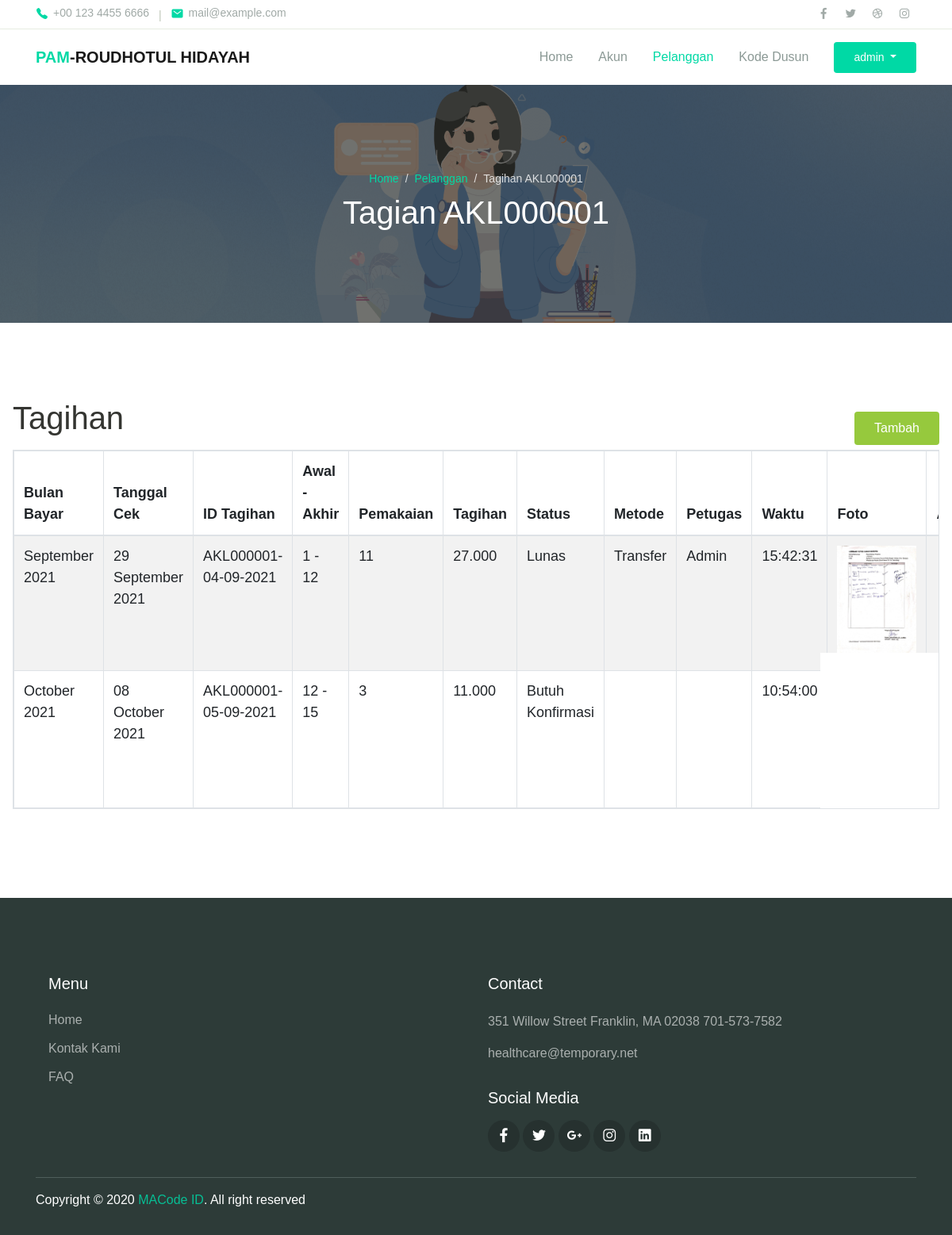
The app's page /admin/pelanggan_tagihan.php?id=1 (signed in) with its own data.
### tables this page shows
CREATE TABLE `user` (
  `id` int(11) NOT NULL,
  `nama` varchar(255) NOT NULL,
  `username` varchar(255) NOT NULL,
  `password` varchar(255) NOT NULL
);

CREATE TABLE `pelanggan` (
  `id` int(10) NOT NULL,
  `id_pelanggan` varchar(10) NOT NULL,
  `nama` char(40) NOT NULL,
  `dusun` int(4) NOT NULL,
  `rt` int(3) NOT NULL,
  `rw` int(3) NOT NULL,
  `no_rumah` int(4) NOT NULL,
  `no_hp` varchar(13) NOT NULL,
  `level` varchar(20) NOT NULL,
  `code` varchar(10) NOT NULL,
  `qrcode` varchar(500) NOT NULL
);

CREATE TABLE `tagihan` (
  `id` int(10) NOT NULL,
  `id_tagihan` varchar(21) NOT NULL,
  `id_pelanggan` varchar(10) NOT NULL,
  `nama` char(40) NOT NULL,
  `tgl_cek` date NOT NULL,
  `awal` int(3) NOT NULL,
  `akhir` int(3) NOT NULL,
  `pemakaian` int(5) NOT NULL,
  `tagihan` int(7) NOT NULL,
  `status` enum('butuh bayar','butuh konfirmasi','lunas') NOT NULL,
  `metode_bayar` enum('transfer','petugas') DEFAULT NULL,
  `tgl_bayar` timestamp NULL DEFAULT NULL,
  `petugas_verifikasi` varchar(50) DEFAULT NULL,
  `file` varchar(500) DEFAULT NULL,
  `foto_meteran` varchar(500) NOT NULL,
  `create_at` timestamp NOT NULL DEFAULT current_timestamp()
);

### admin/pelanggan_tagihan.php (the view, shortened to what this page needs)
<?php
    $thisPage = 'pelanggan';
    include '../config/koneksi.php';
    $id_admin = $_SESSION['pamrh_id_admin'];
    $query_admin_login = mysqli_query($koneksi, "SELECT * FROM user WHERE id='$id_admin'");
    $admin_login = mysqli_fetch_assoc($query_admin_login);
    if(isset($_GET['id']))
    {
        $id_pelanggan = $_GET['id'];
        $query_data_pelanggan = mysqli_query($koneksi, "SELECT * FROM pelanggan WHERE id='$id_pelanggan'");
        $data_pelanggan = mysqli_fetch_array($query_data_pelanggan);
        $id_pelanggan_tagihan = $data_pelanggan['id'];
        $query_tagihan = mysqli_query($koneksi, "SELECT * FROM tagihan WHERE id_pelanggan = '$id_pelanggan_tagihan'");
    }
    include 'layout/header.php';
?>
  <div class="page-banner overlay-dark bg-image" style="background-image: url('../assets/img/gmb-4.png');">
    <div class="banner-section">
      <div class="container text-center wow fadeInUp">
        <nav aria-label="Breadcrumb">
          <ol class="breadcrumb breadcrumb-dark bg-transparent justify-content-center py-0 mb-2">
            <li class="breadcrumb-item"><a href="index.php">Home</a></li>
            <li class="breadcrumb-item"><a href="pelanggan.php">Pelanggan</a></li>
            <li class="breadcrumb-item active" aria-current="page">Tagihan <?php echo $data_pelanggan['id_pelanggan']; ?></li>
          </ol>
        </nav>
        <h1 class="font-weight-normal">Tagian <?php echo $data_pelanggan['id_pelanggan']; ?> </h1>
      </div>
    </div>
  </div>
  <div class="page-section">
    <div class="container-fluid p-3">
      <div class="row justify-content-center">
        <div class="col-12 wow fadeInUp">
          <h1 class="mb-3">Tagihan <a href="pelanggan_tagihan_tambah.php?id=<?php echo $data_pelanggan['id']; ?>" class="btn mt-3 btn-success float-right">Tambah</a></h1>
          <div class="text-lg">
            <table id="data_table" class="table table-striped table-bordered table-responsive" style="width:100%">
              <thead>
                  <tr>
                      <th>Bulan Bayar</th>
                      <th>Tanggal Cek</th>
                      <th>ID Tagihan</th>
                      <th>Awal - Akhir</th>
                      <th>Pemakaian</th>
                      <th>Tagihan</th>
                      <th>Status</th>
                      <th>Metode</th>
                      <th>Petugas</th>
                      <th>Waktu</th>
                      <th>Foto</th>
                      <th>Aksi</th>
                  </tr>
              </thead>
              <tbody>
                  <?php
                  foreach ($query_tagihan as $a) {
                  ?>
                  <tr>
                      <td><?php echo date('F Y', strtotime($a['tgl_cek'])); ?></td>
                      <td><?php echo date('d F Y', strtotime($a['tgl_cek'])); ?></td>
                      <td><?php echo $a['id_tagihan']; ?></td>
                      <td><?php echo $a['awal'].' - '.$a['akhir']; ?></td>
                      <td><?php echo $a['pemakaian']; ?></td>
                      <td><?php echo number_format($a['tagihan'],0,',','.'); ?></td>
                    <td class="text-capitalize"><?php echo $a['status']; ?></td>
                      <td class="text-capitalize"><?php echo $a['metode_bayar']; ?></td>
                      <td class="text-capitalize"><?php echo $a['petugas_verifikasi']; ?></td>
                      <td><?php echo date('H:i:s', strtotime($a['create_at'])); ?></td>
                      <td>
                        <a class="example-image-link" href="../assets/img/meteran/<?php echo $a['foto_meteran']; ?>" data-lightbox="example-set"><img class="example-image" style="width: 100px" src="../assets/img/meteran/<?php echo $a['foto_meteran']; ?>" alt=""/></a>
                      </td>
                      <td>
                        <?php
                        if($a['status'] == 'butuh konfirmasi')
                        {
                        ?>
                        <a target="_blank" href="pelanggan_tagihan_konfirmasi.php?id=<?php echo $data_pelanggan['id']; ?>&id_tagihan=<?php echo $a['id']; ?>" class="btn btn-sm pt-1 pb-1 pl-3 pr-3 btn-secondary"><span class="iconify" data-icon="grommet-icons:document-verified"></span></a>
                        <?php
                        }
                        if($a['status'] != 'lunas')
                        {
                        ?>
                        <a href="pelanggan_tagihan_edit.php?id=<?php echo $data_pelanggan['id']; ?>&id_tagihan=<?php echo $a['id']; ?>" class="btn btn-sm pt-1 pb-1 pl-3 pr-3 btn-warning"><span class="iconify" data-icon="akar-icons:edit"></span></a>
                        <a href="function/hapus_tagihan.php?id=<?php echo $data_pelanggan['id']; ?>&id_tagihan=<?php echo $a['id']; ?>" class="btn btn-sm pt-1 pb-1 pl-3 pr-3 btn-danger"><span class="iconify" data-icon="carbon:delete"></span></a>
                        <?php
                        }
                        ?>
                      </td>
                  </tr>
                  <?php
                  }
                  ?>
                </tbody>
              </table>
            </div>
          </div>
        </div>
      </div>
    </div>
<?php
include_once('layout/footer.php');
?>

### admin/layout/header.php (shortened to what this page needs)
<!DOCTYPE html>
<html lang="en">
<head>
  <link rel="stylesheet" href="../assets/assets/css/maicons.css">
  <link rel="stylesheet" href="../assets/assets/css/bootstrap.css">
  <link rel="stylesheet" href="../assets/assets/vendor/owl-carousel/css/owl.carousel.css">
  <link rel="stylesheet" href="../assets/assets/vendor/animate/animate.css">
  <link rel="stylesheet" href="../assets/assets/css/theme.css">
  <link rel="stylesheet" href="https://cdn.jsdelivr.net/npm/sweetalert2@11.1.4/dist/sweetalert2.min.css">
  <link rel="stylesheet" href="https://cdn.datatables.net/1.11.0/css/dataTables.bootstrap4.min.css">
  <link rel="stylesheet" href="../assets/assets/vendor/lightbox2/dist/css/lightbox.min.css">
</head>
<body>
  <header>
    <div class="topbar">
      <div class="container">
        <div class="row">
          <div class="col-sm-8 text-sm">
            <div class="site-info">
              <a href="#"><span class="mai-call text-primary"></span> +00 123 4455 6666</a>
              <span class="divider">|</span>
              <a href="#"><span class="mai-mail text-primary"></span> mail@example.com</a>
            </div>
          </div>
          <div class="col-sm-4 text-right text-sm">
            <div class="social-mini-button">
              <a href="#"><span class="mai-logo-facebook-f"></span></a>
              <a href="#"><span class="mai-logo-twitter"></span></a>
              <a href="#"><span class="mai-logo-dribbble"></span></a>
              <a href="#"><span class="mai-logo-instagram"></span></a>
            </div>
          </div>
        </div>
      </div>
    </div>
    <nav class="navbar navbar-expand-lg navbar-light shadow-sm">
      <div class="container">
        <a class="navbar-brand" href="#"><span class="text-primary">PAM</span>-ROUDHOTUL HIDAYAH</a>
        <div class="collapse navbar-collapse" id="navbarSupport">
          <ul class="navbar-nav ml-auto">
            <li class="nav-item <?php if($thisPage == 'home') echo 'active'; ?>">
              <a class="nav-link" href="index.php">Home</a>
            </li>
            <li class="nav-item <?php if($thisPage == 'akun') echo 'active'; ?>">
              <a class="nav-link" href="akun.php">Akun</a>
            </li>
            <li class="nav-item <?php if($thisPage == 'pelanggan') echo 'active'; ?>">
              <a class="nav-link" href="pelanggan.php">Pelanggan</a>
            </li>
            <li class="nav-item <?php if($thisPage == 'dusun') echo 'active'; ?>">
              <a class="nav-link" href="dusun.php">Kode Dusun</a>
            </li>
            <li class="nav-item">
              <div class="dropdown">
                <button class="btn btn btn-primary ml-lg-3 dropdown-toggle" type="button" id="dropdownMenuButton" data-toggle="dropdown" aria-haspopup="true" aria-expanded="false">
                  <?php echo $admin_login['nama']; ?>
                </button>
              </div>
            </li>
          </ul>
        </div>
      </div>
    </nav>
  </header>

### assets/assets/css/theme.css (style rules this page uses)
:root { --primary: #00D9A5; --accent: #FF3D85; --secondary: #4E5AFE; --warning: #EED818; --info: #05B4E1; --danger: #FF4943; --success: #96C93D; --dark: #343531; --light: #F5F9F6; --cs: #596261; --grey: #6E807A; }
body { font-family: "Source Sans Pro", sans-serif; line-height: 1.5; color: #343531; }
a { color: #07be94; text-decoration: none; background-color: transparent; }
.text-sm { font-size: 14px !important; }
.text-lg { font-size: 18px !important; }
.text-primary { color: #00D9A5 !important; }
.btn-primary { color: #fff; background-color: #00D9A5; border-color: transparent; }
.btn-secondary { color: #fff; background-color: #4E5AFE; border-color: transparent; }
.btn-success { color: #fff; background-color: #96C93D; border-color: transparent; }
.btn-warning { color: #343531; background-color: #EED818; border-color: transparent; }
.btn-danger { color: #fff; background-color: #FF4943; border-color: transparent; }
.topbar { border-bottom: 1px solid #E8EEE4; }
.topbar .row { align-items: center; min-height: 36px; }
.topbar .site-info a { display: inline-flex; align-items: center; color: #A1AAA7; }
.topbar .site-info a span { font-size: 16px; margin-right: 6px; }
.topbar .site-info .divider { margin-left: 8px; margin-right: 8px; color: #BEC8B8; }
.topbar .social-mini-button a { display: inline-block; padding: 4px 8px; color: #A1AAA7; }
.btn { padding: 8px 24px; }
.breadcrumb { background-color: #f8f9fa; }
.breadcrumb-dark .breadcrumb-item a { color: #00D9A5; }
.breadcrumb-dark .breadcrumb-item + .breadcrumb-item::before { display: inline-block; padding-right: 0.5rem; color: rgba(255, 255, 255, 0.8); content: "/"; }
.breadcrumb-dark .breadcrumb-item.active { color: rgba(255, 255, 255, 0.8); }
.navbar { min-height: 70px; }
.navbar-brand { font-weight: 600; padding-top: 10px; padding-bottom: 10px; }
.navbar-nav { margin-top: 10px; border-top: 1px solid #E8EEE4; flex-shrink: 0; }
.navbar-nav .nav-link { transition: all .2s ease; }
.navbar-nav .btn { font-size: 14px; }
.navbar-light .navbar-nav .nav-link { color: rgba(110, 128, 122, 0.8); }
.navbar-light .navbar-nav .show > .nav-link, .navbar-light .navbar-nav .active > .nav-link, .navbar-light .navbar-nav .nav-link.show, .navbar-light .navbar-nav .nav-link.active { font-weight: 500; color: #00D9A5; }
@media (min-width: 992px) { .navbar-expand-lg .navbar-nav { margin-top: 0; border-top: none; } }
@media (min-width: 992px) { .navbar-expand-lg .navbar-nav .nav-link { padding-right: 16px; padding-left: 16px; } }
@media (min-width: 992px) { .navbar-expand-lg .navbar-nav { align-items: center; } }
.bg-image { position: relative; background-position: center center; background-size: cover; background-repeat: no-repeat; }
.bg-image > * { position: relative; z-index: 10; }
.page-section { position: relative; padding-top: 80px; padding-bottom: 80px; overflow: hidden; }
.page-banner { position: relative; height: 300px; z-index: 10; }
.page-hero.overlay-dark::before, .page-banner.overlay-dark::before { content: ""; position: absolute; top: 0; left: 0; width: 100%; height: 100%; background: rgba(52, 53, 49, 0.7); z-index: 1; }
.page-banner .breadcrumb-item, .page-banner .breadcrumb-item a { font-size: 14px; }
.hero-section, .banner-section { position: relative; display: -ms-flexbox; display: flex; -ms-flex-align: center; align-items: center; -ms-flex-pack: center; justify-content: center; height: 100%; color: #ffffff; z-index: 10; }

### records on screen
user: nama "admin"
pelanggan: id_pelanggan "AKL000001"
tagihan: tgl_cek "September 2021", tgl_cek "29 September 2021", id_tagihan "AKL000001-04-09-2021", awal "1", akhir "12", pemakaian "11", tagihan "27.000", status "Lunas", metode_bayar "Transfer", petugas_verifikasi "Admin", create_at "15:42:31", foto_meteran (picture)
tagihan: tgl_cek "October 2021", tgl_cek "08 October 2021", id_tagihan "AKL000001-05-09-2021", awal "12", akhir "15", pemakaian "3", tagihan "11.000", status "Butuh Konfirmasi", create_at "10:54:00", foto_meteran (picture)
